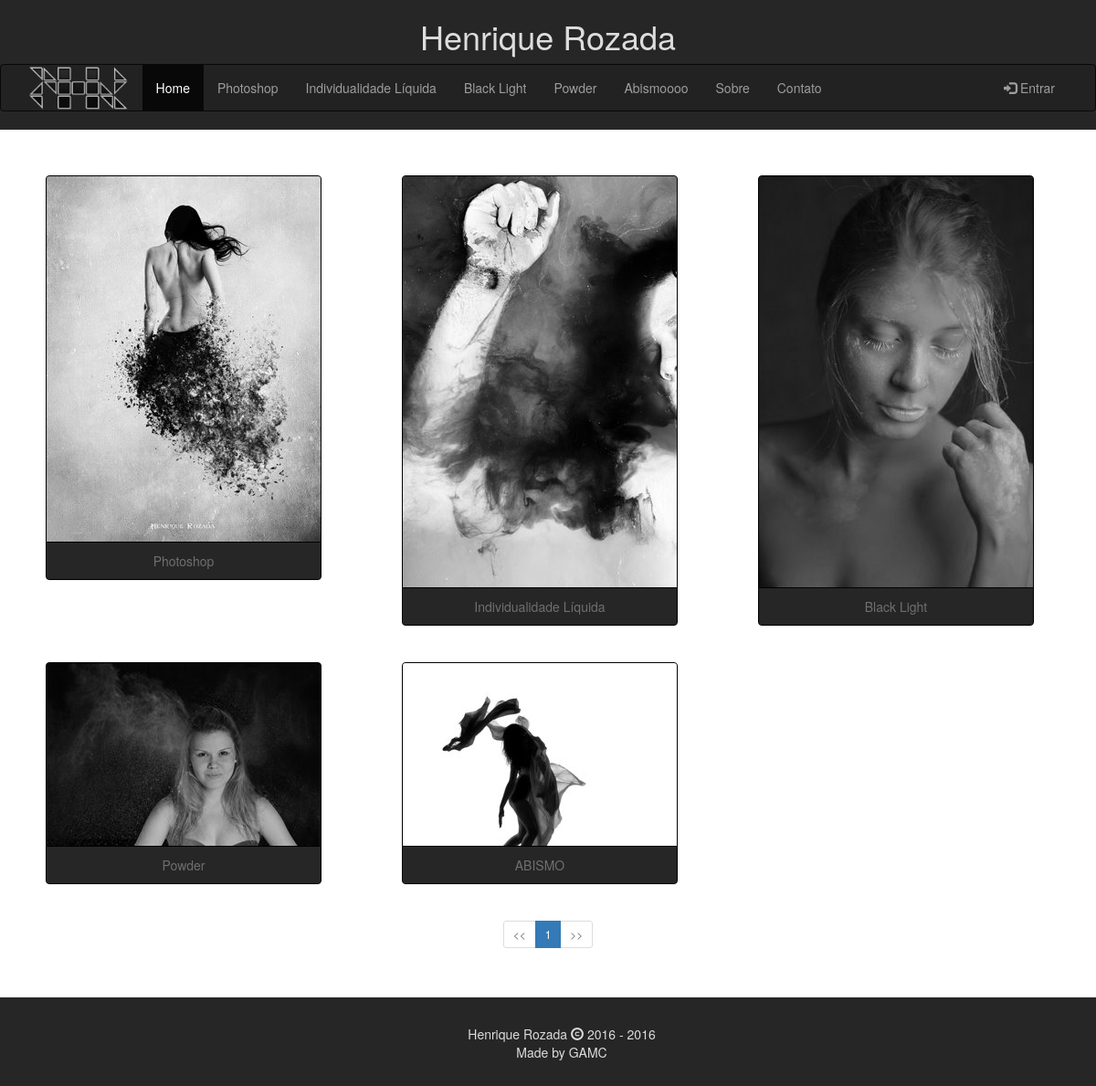
The page / on the database its author committed.
### tables this page shows
CREATE TABLE `categories` (
  `id` int(11) NOT NULL,
  `name` varchar(50) NOT NULL
);

CREATE TABLE `galeries` (
  `id` int(11) NOT NULL,
  `name` varchar(50) NOT NULL,
  `image` varchar(100) NOT NULL,
  `category_id` int(11) NOT NULL
);

### index.php (the view, shortened to what this page needs)
<?php
include "template/header.php";
include "conn/connection.php";
$currentPage = 1;
$offset = ($currentPage - 1) * 12;
$stmt = $conn->prepare("SELECT * from galeries LIMIT 15 OFFSET ".$offset);
$stmt->execute();
$results = $stmt->fetchAll();
$queryRes = $conn->query('SELECT count(*) from galeries');
$count = $queryRes->fetchColumn();
?>
<article>
    <div class="container">
        <div class="row">
            <?php for ($i = 0; $i < $count; $i++): ?>
                <div class="col-sm-4">
                    <a href="galery.php?id=<?php echo $results[$i]['id'] ?>">
                        <div class="panel panel-default category">
                            <div class="panel-body clear-padding"><img class="img-responsive teste" src="<?php echo $results[$i]['image'] ?>" alt="<?php echo $results[$i]['name'] ?>"></div>
                            <div class="panel-footer text-center"><?php echo $results[$i]['name'] ?></div>
                        </div>
                    </a>
                </div>
                <?php if ($i % 3 == 2): ?>
                </div>
                <div class="row">
                <?php endif; ?>
            <?php endfor; ?>
        </div>
        <div class="row">
            <div class="col-sm-12 text-center">
                <ul class="pagination pagination-sm">
                                        <?php
                                        $numPages = ceil($count / 15);
                                        $minPage = $currentPage - 2 > 0 ? $currentPage - 2 : 1;
                                        $maxPage = $currentPage + 2 < $numPages ? $currentPage + 2 : $numPages;
                                        if($currentPage>1){
                                            echo '<li><a href="index.php?page='.($currentPage-1).'">&#60&#60</a></li>';
                                        }else{
                                            echo '<li class="disabled"><a href="">&#60&#60</a></li>';
                                        }
                                        for($i = $minPage; $i <= $maxPage; $i++):?>
                                        <li class="<?php echo $i==$currentPage? 'active':''?>"><a href="index.php?page=<?php echo $i?>"><?php echo $i ?></a></li>
                                        <?php endfor;
                                        if($currentPage<$maxPage){
                                            echo '<li><a href="index.php?page='.($currentPage+1).'">&#62&#62</a></li>';
                                        }else{
                                            echo '<li class="disabled"><a href="">&#62&#62</a></li>';
                                        }?>
                                    </ul>
            </div>
        </div>
    </div>
</article>
<?php require "template/footer.php" ?>

### template/header.php (shortened to what this page needs)
<?php session_start();
$path = $_SERVER['DOCUMENT_ROOT'];
include $path."/conn/connection.php";
$stmt = $conn->prepare('SELECT * from categories');
$stmt->execute();
$categories = $stmt->fetchAll();
?>
<!DOCTYPE html>
<html lang="pt-BR">
	<head>
		<link rel="stylesheet" href="http://maxcdn.bootstrapcdn.com/bootstrap/3.3.6/css/bootstrap.min.css">
		<link rel="stylesheet" type="text/css" href="/style.css"/>
	</head>
	<body>
		<header>
			<h1 class="text-center">Henrique Rozada</h1>
		</header>
		<nav class="navbar navbar-inverse">
			<div class="container">
				<div class="navbar-header">
					<a class="navbar-brand image-logo" href="/index.php"><img src="/Imagens/HR.png" alt="Logo HR" /></a>
				</div>
				<div class="collapse navbar-collapse" id="myNavbar">
					<ul class="nav navbar-nav">
						<li <?php if($_SERVER['PHP_SELF'] == "/index.php"){echo 'class="active"';}?>><a href="/index.php">Home</a></li>
                                                <?php foreach ($categories as $category):?>
                                                <li <?php if(isset($_GET['cid']) && htmlspecialchars($_GET['cid']) == $category['id']){echo 'class="active"';}?>><a href="<?php echo "/category.php?cid=".$category['id']?>"><?php echo $category['name']?></a></li>
                                                <?php endforeach;?>
						<li <?php if($_SERVER['PHP_SELF'] == "/about.php"){echo 'class="active"';}?>><a href="/about.php">Sobre</a></li>
						<li <?php if($_SERVER['PHP_SELF'] == "/contato.php"){echo 'class="active"';}?>><a href="/contato.php">Contato</a></li>
					</ul>
					<ul class="nav navbar-nav navbar-right">
					<?php if(!isset($_SESSION['email'])):?>
						<li><a href="/login.php"><span class="glyphicon glyphicon-log-in"></span> Entrar</a></li>
					<?php else:?>
						<li><a href="/dashboard.php"><span class="glyphicon glyphicon-home"></span> Minha Conta</a></li>
						<li><a href="/logout.php"><span class="glyphicon glyphicon-log-out"></span> Sair</a></li>
					<?php endif;?>
					</ul>
				</div>
			</div>
		</nav>

### template/footer.php
<footer>
			<div class="container text-center">
				Henrique Rozada <span class="glyphicon glyphicon-copyright-mark"></span> 2016 - <?php echo date('Y')?> <br />
				Made by GAMC
			</div>
		</footer>
	</body>
</html>

### style.css (style rules this page uses)
body { background-color: #262626; color: #ddd }
footer { padding: 30px; }
article { background-color: #fff; padding: 30px 0px; }
.category { display: table; margin:auto; border-color: #000; background-color: #262626; filter: grayscale(100%); margin: 20px; max-height: 200px; overflow: hidden; }
.category .panel-footer { background-color: inherit; border-color: #000; }
.clear-padding { padding: 0px; }
.image-logo { padding-top: 0px; padding-bottom: 0px; }
.image-logo img { height: inherit; }

### rows shown on the page
categories: name "Photoshop"
categories: name "Individualidade Líquida"
categories: name "Black Light"
categories: name "Powder"
categories: name "Abismoooo"
galeries: image (picture), name "Photoshop"
galeries: image (picture), name "Individualidade Líquida"
galeries: image (picture), name "Black Light"
galeries: image (picture), name "Powder"
galeries: image (picture), name "ABISMO"
